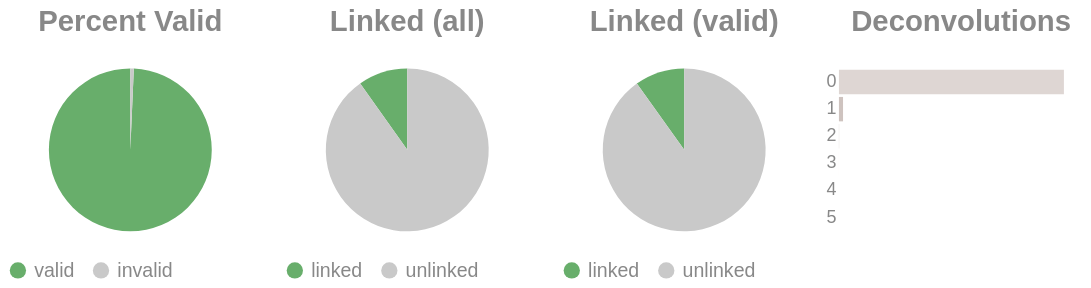

Notebook cell for this chart:
### Code cell
if SKIPLR:
    pass
else:
    clash = Counter()
    for i in valids['molecule'].to_list():
        _mol = i.split("-")
        if len(_mol) == 1:
            clash.update('0')
        else:
            clash.update(_mol[-1])

    _d = {"deconvolutions": [], 'count': []}
    for k,v in clash.items():
        _d['deconvolutions'].append(k)
        _d['count'].append(v)

    tot_valid = valids['reads'].sum()
    mask = valids['reads'] >= 2
    n_linked_reads = valids.filter(mask)['reads'].sum()
    if n_linked_reads == 0:
        print_html("No linked molecules (>=2 reads) were detected; skipping linked-only distributions.")
        SKIPLR = True
    else:
        perc_valid = round(tot_valid / n_reads, 4)
        linked_perc_abs = round(n_linked_reads / n_reads, 4)
        linked_perc = round(n_linked_reads / tot_valid, 4)

    _valid = pl.DataFrame({"valids": ['valid', 'invalid'], "count": [tot_valid, n_reads - tot_valid]})
    _linked_abs = pl.DataFrame({"linked (absolute)": ['linked', 'unlinked'], "count": [n_linked_reads, n_reads - n_linked_reads]})
    _linked_rel = pl.DataFrame({"linked (valids)": ['linked', 'unlinked'], "count": [n_linked_reads, tot_valid - n_linked_reads]})

    (
        alt.hconcat(
            piechart(_valid, goodval = 'valid', title = "Percent Valid"),
            piechart(_linked_abs, goodval = "linked", title =  "Linked (all)"),
            piechart(_linked_rel, goodval = "linked", title =  "Linked (valid)"),
            convolutionbar(pl.DataFrame(_d), title = "Deconvolutions"),
            center = True,
            bounds = 'flush'
        )
        .resolve_scale(color='independent')
        .resolve_legend('independent')
        .properties(usermeta={'embedOptions': {"actions": False}})
    ).display()

### Figure 1 — Vega-Lite specification as saved in the notebook (floating-point values rounded to 4 significant figures)
{"width": "container", "height": 400, "config": {"title": {"anchor": "start", "dy": -15, "fontSize": 18, "color": "#888888", "subtitleColor": "#888888", "subtitleFontSize": 14}, "arc": {"fill": "#0072B2"}, "axis": {"domainColor": "#888888", "domainWidth": 0.5, "gridWidth": 0.2, "grid": false, "titleFontWeight": 400, "titleFontSize": 15, "labelFontSize": 11, "labelColor": "#888888", "tickColor": "#888888", "tickWidth": 0.2, "titleColor": "#888888"}, "axisBand": {"grid": false}, "axisX": {"grid": true, "tickSize": 10, "domainCap": "round"}, "axisY": {"domain": false, "grid": true, "tickSize": 0, "domainCap": "round"}, "background": "transparent", "header": {"labelFontSize": 15, "labelColor": "#888888", "titleFontSize": 15, "titleFontWeight": 600, "titleColor": "#888888"}, "legend": {"labelFont": "sans-serif", "labelFontSize": 12, "labelColor": "#888888", "symbolSize": 100, "symbolType": "circle", "titleFontSize": 12, "titlePadding": 10, "titleColor": "#888888", "title": null}, "range": {"category": ["#E69F00", "#56B4E9", "#009E73", "#F0E442", "#0072B2", "#D55E00", "#CC79A7", "#000000"], "diverging": ["#cfe8f3", "#a2d4ec", "#73bfe2", "#46abdb", "#1696d2", "#12719e"]}, "area": {"fill": "#0072B2", "fillOpacity": 0.7, "line": true, "strokeOpacity": 0.7}, "line": {"color": "#0072B2", "stroke": "#0072B2", "strokeWidth": 2}, "trail": {"color": "#0072B2", "stroke": "#0072B2", "strokeWidth": 0, "size": 1}, "point": {"filled": true, "fillOpacity": 1.0, "size": 95}, "text": {"color": "#888888", "fontSize": 11, "align": "right", "fontWeight": 400, "size": 11}, "bar": {"fill": "#0072B2", "stroke": null}, "view": {"stroke": null, "continuousWidth": 660, "continuousHeight": 400}}, "hconcat": [{"data": {"name": "data-e7b04d8115cb659ae62b49423f51ad11"}, "mark": {"type": "arc"}, "encoding": {"color": {"field": "valids", "legend": {"orient": "bottom", "title": null}, "scale": {"domain": ["valid", "invalid"], "range": ["#68ae6b", "#C9C9C9"]}, "title": "Valids", "type": "nominal"}, "theta": {"field": "count", "type": "quantitative"}, "tooltip": [{"field": "valids", "title": "Valids", "type": "ordinal"}, {"field": "percent", "format": ".2%", "title": "Percent", "type": "quantitative"}, {"field": "count", "title": "Count", "type": "quantitative"}]}, "height": 100, "title": {"text": "Percent Valid", "align": "center", "anchor": "middle"}, "transform": [{"calculate": "datum.count / 1796230", "as": "percent"}], "width": 150}, {"data": {"name": "data-1c688bfc2a731e80400fe3f479cf791a"}, "mark": {"type": "arc"}, "encoding": {"color": {"field": "linked (absolute)", "legend": {"orient": "bottom", "title": null}, "scale": {"domain": ["linked", "unlinked"], "range": ["#68ae6b", "#C9C9C9"]}, "title": "Linked (Absolute)", "type": "nominal"}, "theta": {"field": "count", "type": "quantitative"}, "tooltip": [{"field": "linked (absolute)", "title": "Linked (Absolute)", "type": "ordinal"}, {"field": "percent", "format": ".2%", "title": "Percent", "type": "quantitative"}, {"field": "count", "title": "Count", "type": "quantitative"}]}, "height": 100, "title": {"text": "Linked (all)", "align": "center", "anchor": "middle"}, "transform": [{"calculate": "datum.count / 1796230", "as": "percent"}], "width": 150}, {"data": {"name": "data-a13af03c2d2730be79997fc0c746c909"}, "mark": {"type": "arc"}, "encoding": {"color": {"field": "linked (valids)", "legend": {"orient": "bottom", "title": null}, "scale": {"domain": ["linked", "unlinked"], "range": ["#68ae6b", "#C9C9C9"]}, "title": "Linked (Valids)", "type": "nominal"}, "theta": {"field": "count", "type": "quantitative"}, "tooltip": [{"field": "linked (valids)", "title": "Linked (Valids)", "type": "ordinal"}, {"field": "percent", "format": ".2%", "title": "Percent", "type": "quantitative"}, {"field": "count", "title": "Count", "type": "quantitative"}]}, "height": 100, "title": {"text": "Linked (valid)", "align": "center", "anchor": "middle"}, "transform": [{"calculate": "datum.count / 1783911", "as": "percent"}], "width": 150}, {"data": {"name": "data-e59b1f7b0cface3f0dee9ac237a9f886"}, "mark": {"type": "bar"}, "encoding": {"color": {"field": "deconvolutions", "legend": null, "scale": {"scheme": "lightgreyred"}, "type": "nominal"}, "tooltip": [{"field": "deconvolutions", "title": "Deconvolutions", "type": "ordinal"}, {"field": "percent", "format": ".2%", "title": "Percent", "type": "quantitative"}, {"field": "count", "title": "Count", "type": "quantitative"}], "x": {"axis": null, "field": "count", "type": "quantitative"}, "y": {"field": "deconvolutions", "sort": "ascending", "title": null, "type": "nominal"}}, "height": 100, "title": {"text": "Deconvolutions", "align": "center", "anchor": "middle"}, "transform": [{"calculate": "datum.count / 1688619", "as": "percent"}], "width": 150}], "bounds": "flush", "center": true, "resolve": {"legend": {"angle": "independent"}, "scale": {"color": "independent"}}, "usermeta": {"embedOptions": {"actions": false}}, "$schema": "https://vega.github.io/schema/vega-lite/v6.1.0.json", "datasets": {"data-e7b04d8115cb659ae62b49423f51ad11": [{"valids": "valid", "count": 1783911}, {"valids": "invalid", "count": 12319}], "data-1c688bfc2a731e80400fe3f479cf791a": [{"linked (absolute)": "linked", "count": 176097}, {"linked (absolute)": "unlinked", "count": 1620133}], "data-a13af03c2d2730be79997fc0c746c909": [{"linked (valids)": "linked", "count": 176097}, {"linked (valids)": "unlinked", "count": 1607814}], "data-e59b1f7b0cface3f0dee9ac237a9f886": [{"deconvolutions": "0", "count": 1657267}, {"deconvolutions": "1", "count": 30192}, {"deconvolutions": "2", "count": 1088}, {"deconvolutions": "3", "count": 63}, {"deconvolutions": "4", "count": 8}, {"deconvolutions": "5", "count": 1}]}}
